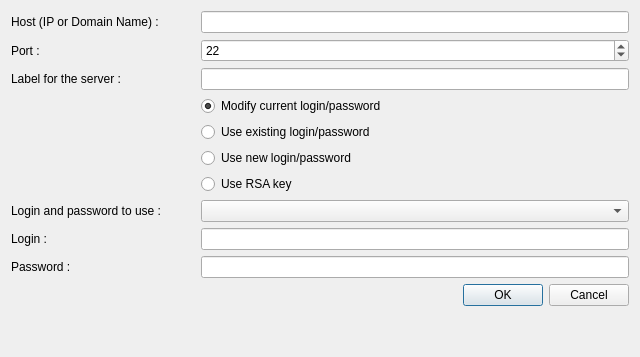
<?xml version="1.0" encoding="UTF-8"?>
<ui version="4.0">
 <class>EditServerWindow</class>
 <widget class="QWidget" name="EditServerWindow">
  <property name="windowModality">
   <enum>Qt::WindowModal</enum>
  </property>
  <property name="geometry">
   <rect>
    <x>0</x>
    <y>0</y>
    <width>640</width>
    <height>357</height>
   </rect>
  </property>
  <property name="windowTitle">
   <string>Modify server configuration</string>
  </property>
  <property name="windowIcon">
   <iconset resource="../../ressources/ressources.qrc">
    <normaloff>:/img/Pencil-32.png</normaloff>:/img/Pencil-32.png</iconset>
  </property>
  <layout class="QFormLayout" name="formLayout">
   <property name="fieldGrowthPolicy">
    <enum>QFormLayout::AllNonFixedFieldsGrow</enum>
   </property>
   <item row="0" column="0">
    <widget class="QLabel" name="label">
     <property name="minimumSize">
      <size>
       <width>184</width>
       <height>0</height>
      </size>
     </property>
     <property name="text">
      <string>Host (IP or Domain Name) :</string>
     </property>
    </widget>
   </item>
   <item row="0" column="1">
    <widget class="QLineEdit" name="leHost"/>
   </item>
   <item row="1" column="0">
    <widget class="QLabel" name="label_2">
     <property name="text">
      <string>Port :</string>
     </property>
    </widget>
   </item>
   <item row="1" column="1">
    <widget class="QSpinBox" name="sbPort">
     <property name="maximum">
      <number>2147483647</number>
     </property>
     <property name="value">
      <number>22</number>
     </property>
    </widget>
   </item>
   <item row="2" column="0">
    <widget class="QLabel" name="label_6">
     <property name="text">
      <string>Label for the server :</string>
     </property>
    </widget>
   </item>
   <item row="2" column="1">
    <widget class="QLineEdit" name="leLabel"/>
   </item>
   <item row="4" column="1">
    <widget class="QRadioButton" name="rbUseExist">
     <property name="text">
      <string>Use existing login/password</string>
     </property>
    </widget>
   </item>
   <item row="5" column="1">
    <widget class="QRadioButton" name="rbCreate">
     <property name="text">
      <string>Use new login/password</string>
     </property>
    </widget>
   </item>
   <item row="6" column="1">
    <widget class="QRadioButton" name="rbRSA">
     <property name="text">
      <string>Use RSA key</string>
     </property>
    </widget>
   </item>
   <item row="7" column="0">
    <widget class="QLabel" name="lLoginPass">
     <property name="text">
      <string>Login and password to use :</string>
     </property>
    </widget>
   </item>
   <item row="7" column="1">
    <widget class="QComboBox" name="cbLoginPass"/>
   </item>
   <item row="8" column="0">
    <widget class="QLabel" name="lLogin">
     <property name="text">
      <string>Login :</string>
     </property>
    </widget>
   </item>
   <item row="8" column="1">
    <widget class="QLineEdit" name="leLogin"/>
   </item>
   <item row="9" column="0">
    <widget class="QLabel" name="lPassword">
     <property name="text">
      <string>Password :</string>
     </property>
    </widget>
   </item>
   <item row="9" column="1">
    <widget class="QLineEdit" name="lePassword"/>
   </item>
   <item row="10" column="1">
    <widget class="QDialogButtonBox" name="buttonBox">
     <property name="orientation">
      <enum>Qt::Horizontal</enum>
     </property>
     <property name="standardButtons">
      <set>QDialogButtonBox::Cancel|QDialogButtonBox::Ok</set>
     </property>
    </widget>
   </item>
   <item row="3" column="1">
    <widget class="QRadioButton" name="rbModify">
     <property name="text">
      <string>Modify current login/password</string>
     </property>
     <property name="checked">
      <bool>true</bool>
     </property>
    </widget>
   </item>
  </layout>
 </widget>
 <resources>
  <include location="../../ressources/ressources.qrc"/>
 </resources>
 <connections>
  <connection>
   <sender>buttonBox</sender>
   <signal>rejected()</signal>
   <receiver>EditServerWindow</receiver>
   <slot>close()</slot>
   <hints>
    <hint type="sourcelabel">
     <x>413</x>
     <y>272</y>
    </hint>
    <hint type="destinationlabel">
     <x>319</x>
     <y>149</y>
    </hint>
   </hints>
  </connection>
  <connection>
   <sender>rbUseExist</sender>
   <signal>released()</signal>
   <receiver>lLoginPass</receiver>
   <slot>show()</slot>
   <hints>
    <hint type="sourcelabel">
     <x>413</x>
     <y>118</y>
    </hint>
    <hint type="destinationlabel">
     <x>99</x>
     <y>204</y>
    </hint>
   </hints>
  </connection>
  <connection>
   <sender>rbUseExist</sender>
   <signal>released()</signal>
   <receiver>cbLoginPass</receiver>
   <slot>show()</slot>
   <hints>
    <hint type="sourcelabel">
     <x>413</x>
     <y>118</y>
    </hint>
    <hint type="destinationlabel">
     <x>413</x>
     <y>207</y>
    </hint>
   </hints>
  </connection>
  <connection>
   <sender>rbUseExist</sender>
   <signal>released()</signal>
   <receiver>lLogin</receiver>
   <slot>hide()</slot>
   <hints>
    <hint type="sourcelabel">
     <x>413</x>
     <y>118</y>
    </hint>
    <hint type="destinationlabel">
     <x>30</x>
     <y>237</y>
    </hint>
   </hints>
  </connection>
  <connection>
   <sender>rbUseExist</sender>
   <signal>released()</signal>
   <receiver>lPassword</receiver>
   <slot>hide()</slot>
   <hints>
    <hint type="sourcelabel">
     <x>413</x>
     <y>118</y>
    </hint>
    <hint type="destinationlabel">
     <x>43</x>
     <y>269</y>
    </hint>
   </hints>
  </connection>
  <connection>
   <sender>rbUseExist</sender>
   <signal>released()</signal>
   <receiver>leLogin</receiver>
   <slot>hide()</slot>
   <hints>
    <hint type="sourcelabel">
     <x>413</x>
     <y>118</y>
    </hint>
    <hint type="destinationlabel">
     <x>413</x>
     <y>239</y>
    </hint>
   </hints>
  </connection>
  <connection>
   <sender>rbUseExist</sender>
   <signal>released()</signal>
   <receiver>lePassword</receiver>
   <slot>hide()</slot>
   <hints>
    <hint type="sourcelabel">
     <x>413</x>
     <y>118</y>
    </hint>
    <hint type="destinationlabel">
     <x>413</x>
     <y>271</y>
    </hint>
   </hints>
  </connection>
  <connection>
   <sender>rbCreate</sender>
   <signal>released()</signal>
   <receiver>lLoginPass</receiver>
   <slot>hide()</slot>
   <hints>
    <hint type="sourcelabel">
     <x>413</x>
     <y>147</y>
    </hint>
    <hint type="destinationlabel">
     <x>99</x>
     <y>204</y>
    </hint>
   </hints>
  </connection>
  <connection>
   <sender>rbCreate</sender>
   <signal>released()</signal>
   <receiver>cbLoginPass</receiver>
   <slot>hide()</slot>
   <hints>
    <hint type="sourcelabel">
     <x>413</x>
     <y>147</y>
    </hint>
    <hint type="destinationlabel">
     <x>413</x>
     <y>207</y>
    </hint>
   </hints>
  </connection>
  <connection>
   <sender>rbCreate</sender>
   <signal>released()</signal>
   <receiver>lLogin</receiver>
   <slot>show()</slot>
   <hints>
    <hint type="sourcelabel">
     <x>413</x>
     <y>147</y>
    </hint>
    <hint type="destinationlabel">
     <x>30</x>
     <y>237</y>
    </hint>
   </hints>
  </connection>
  <connection>
   <sender>rbCreate</sender>
   <signal>released()</signal>
   <receiver>lPassword</receiver>
   <slot>show()</slot>
   <hints>
    <hint type="sourcelabel">
     <x>413</x>
     <y>147</y>
    </hint>
    <hint type="destinationlabel">
     <x>43</x>
     <y>269</y>
    </hint>
   </hints>
  </connection>
  <connection>
   <sender>rbCreate</sender>
   <signal>released()</signal>
   <receiver>leLogin</receiver>
   <slot>show()</slot>
   <hints>
    <hint type="sourcelabel">
     <x>413</x>
     <y>147</y>
    </hint>
    <hint type="destinationlabel">
     <x>413</x>
     <y>239</y>
    </hint>
   </hints>
  </connection>
  <connection>
   <sender>rbCreate</sender>
   <signal>released()</signal>
   <receiver>lePassword</receiver>
   <slot>show()</slot>
   <hints>
    <hint type="sourcelabel">
     <x>413</x>
     <y>147</y>
    </hint>
    <hint type="destinationlabel">
     <x>413</x>
     <y>271</y>
    </hint>
   </hints>
  </connection>
  <connection>
   <sender>rbRSA</sender>
   <signal>released()</signal>
   <receiver>lLoginPass</receiver>
   <slot>hide()</slot>
   <hints>
    <hint type="sourcelabel">
     <x>413</x>
     <y>176</y>
    </hint>
    <hint type="destinationlabel">
     <x>99</x>
     <y>204</y>
    </hint>
   </hints>
  </connection>
  <connection>
   <sender>rbRSA</sender>
   <signal>released()</signal>
   <receiver>cbLoginPass</receiver>
   <slot>hide()</slot>
   <hints>
    <hint type="sourcelabel">
     <x>413</x>
     <y>176</y>
    </hint>
    <hint type="destinationlabel">
     <x>413</x>
     <y>207</y>
    </hint>
   </hints>
  </connection>
  <connection>
   <sender>rbRSA</sender>
   <signal>released()</signal>
   <receiver>lLogin</receiver>
   <slot>show()</slot>
   <hints>
    <hint type="sourcelabel">
     <x>413</x>
     <y>176</y>
    </hint>
    <hint type="destinationlabel">
     <x>30</x>
     <y>237</y>
    </hint>
   </hints>
  </connection>
  <connection>
   <sender>rbRSA</sender>
   <signal>released()</signal>
   <receiver>lPassword</receiver>
   <slot>hide()</slot>
   <hints>
    <hint type="sourcelabel">
     <x>413</x>
     <y>176</y>
    </hint>
    <hint type="destinationlabel">
     <x>43</x>
     <y>269</y>
    </hint>
   </hints>
  </connection>
  <connection>
   <sender>rbRSA</sender>
   <signal>released()</signal>
   <receiver>leLogin</receiver>
   <slot>show()</slot>
   <hints>
    <hint type="sourcelabel">
     <x>413</x>
     <y>176</y>
    </hint>
    <hint type="destinationlabel">
     <x>413</x>
     <y>239</y>
    </hint>
   </hints>
  </connection>
  <connection>
   <sender>rbRSA</sender>
   <signal>released()</signal>
   <receiver>lePassword</receiver>
   <slot>hide()</slot>
   <hints>
    <hint type="sourcelabel">
     <x>413</x>
     <y>176</y>
    </hint>
    <hint type="destinationlabel">
     <x>413</x>
     <y>271</y>
    </hint>
   </hints>
  </connection>
  <connection>
   <sender>rbModify</sender>
   <signal>released()</signal>
   <receiver>lLoginPass</receiver>
   <slot>hide()</slot>
   <hints>
    <hint type="sourcelabel">
     <x>414</x>
     <y>118</y>
    </hint>
    <hint type="destinationlabel">
     <x>99</x>
     <y>233</y>
    </hint>
   </hints>
  </connection>
  <connection>
   <sender>rbModify</sender>
   <signal>released()</signal>
   <receiver>cbLoginPass</receiver>
   <slot>hide()</slot>
   <hints>
    <hint type="sourcelabel">
     <x>414</x>
     <y>118</y>
    </hint>
    <hint type="destinationlabel">
     <x>414</x>
     <y>236</y>
    </hint>
   </hints>
  </connection>
  <connection>
   <sender>rbModify</sender>
   <signal>released()</signal>
   <receiver>lLogin</receiver>
   <slot>show()</slot>
   <hints>
    <hint type="sourcelabel">
     <x>414</x>
     <y>118</y>
    </hint>
    <hint type="destinationlabel">
     <x>30</x>
     <y>266</y>
    </hint>
   </hints>
  </connection>
  <connection>
   <sender>rbModify</sender>
   <signal>released()</signal>
   <receiver>lPassword</receiver>
   <slot>show()</slot>
   <hints>
    <hint type="sourcelabel">
     <x>414</x>
     <y>118</y>
    </hint>
    <hint type="destinationlabel">
     <x>43</x>
     <y>298</y>
    </hint>
   </hints>
  </connection>
  <connection>
   <sender>rbModify</sender>
   <signal>released()</signal>
   <receiver>leLogin</receiver>
   <slot>show()</slot>
   <hints>
    <hint type="sourcelabel">
     <x>414</x>
     <y>118</y>
    </hint>
    <hint type="destinationlabel">
     <x>414</x>
     <y>268</y>
    </hint>
   </hints>
  </connection>
  <connection>
   <sender>rbModify</sender>
   <signal>released()</signal>
   <receiver>lePassword</receiver>
   <slot>show()</slot>
   <hints>
    <hint type="sourcelabel">
     <x>414</x>
     <y>118</y>
    </hint>
    <hint type="destinationlabel">
     <x>414</x>
     <y>300</y>
    </hint>
   </hints>
  </connection>
 </connections>
</ui>
